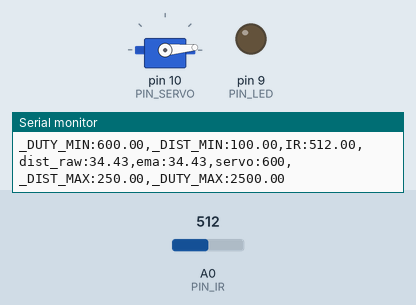
Simulated run of this sketch. Board: Arduino Uno, built with avr-gcc and run on an emulated ATmega328P. Shown: servo, output pins drawn as LEDs (lit = HIGH), the last lines printed to the serial monitor. Inputs (shaded band) come from the test bench; at power-on: A0 (PIN_IR) = 512.

Above: at 1.2 s.
1.3 s: A0 (PIN_IR) set to 354
2.8 s: A0 (PIN_IR) set to 332
At 3.5 s:
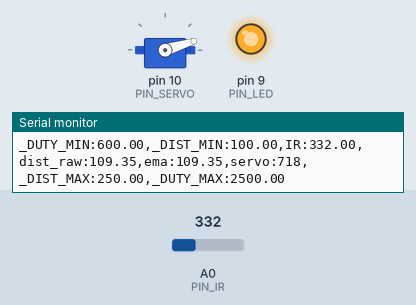
4.4 s: A0 (PIN_IR) set to 306
At 5.2 s:
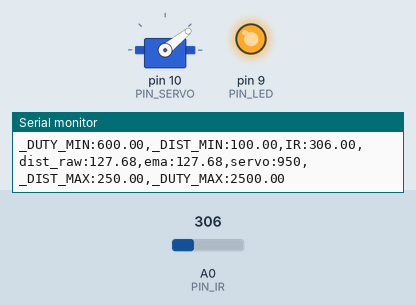
5.9 s: A0 (PIN_IR) set to 240
At 6.6 s:
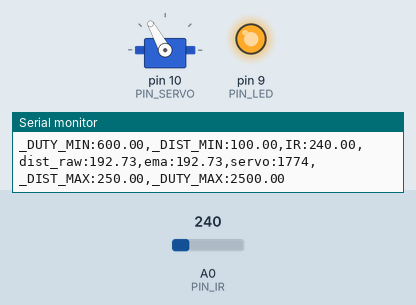
7.5 s: A0 (PIN_IR) set to 260
At 8.3 s:
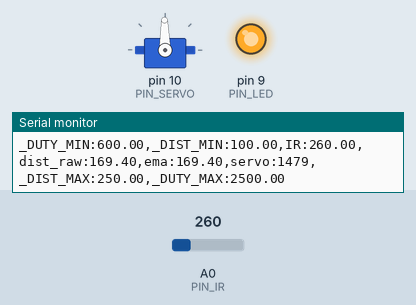
9.1 s: A0 (PIN_IR) set to 610
At 9.6 s:
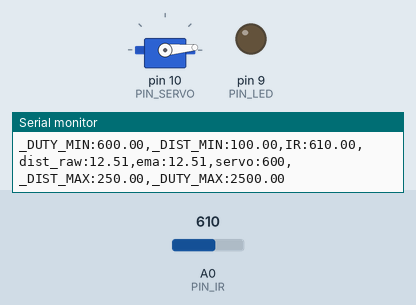
Timing chart, 0 to 11.6 s (numbered marks = the images above; inputs shaded):
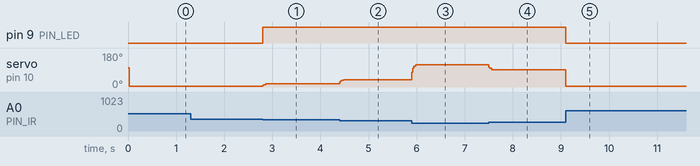

The sketch:

17_example_3.ino
```cpp
#include <Servo.h>

// Arduino pin assignment
#define PIN_IR    0       // IR sensor at Pin A0
#define PIN_LED   9
#define PIN_SERVO 10

#define _DUTY_MIN 600.0   // servo full clock-wise position (0 degree)
#define _DUTY_NEU 1600.0  // servo neutral position (90 degree)
#define _DUTY_MAX 2500.0  // servo full counter-clockwise position (180 degree)

#define _DIST_MIN  100.0  // minimum distance 100mm
#define _DIST_MAX  250.0  // maximum distance 250mm

#define EMA_ALPHA  0.5    // for EMA Filter

#define LOOP_INTERVAL 20  // Loop Interval (unit: msec)

Servo myservo;
unsigned long last_loop_time;   // unit: msec

float dist_ema = _DIST_MIN;
int duty = _DUTY_NEU;

void setup()
{
  pinMode(PIN_LED, OUTPUT);
  digitalWrite(PIN_LED, LOW); // LED OFF

  myservo.attach(PIN_SERVO);
  myservo.writeMicroseconds(duty);

  Serial.begin(1000000);    // 1,000,000 bps

  last_loop_time = millis();
}

void loop()
{
  unsigned long time_curr = millis();
  float a_value, dist_raw;

  // wait until next event time
  if (time_curr < (last_loop_time + LOOP_INTERVAL))
    return;
  last_loop_time = time_curr; // 루프가 실행될 때마다 last_loop_time을 현재 시간으로 갱신

  a_value = analogRead(PIN_IR);

  // a_value가 15.0 미만(스파이크 구간)이면, 계산을 건너뛰고 모터는 현 위치 유지
  if (a_value < 15.0) {
    digitalWrite(PIN_LED, LOW); // 범위 밖이므로 LED 끄기

  }
  else {

    dist_raw = ((6762.0 / (a_value - 9.0)) - 4.0) * 10.0 - 60.0;

    // LED 제어
    if ((dist_raw >= _DIST_MIN) && (dist_raw <= _DIST_MAX)) {
      digitalWrite(PIN_LED, HIGH); // LED ON
    }
    else {
      digitalWrite(PIN_LED, LOW);  // LED OFF
    }

    dist_ema = (EMA_ALPHA * dist_raw) + (1.0 - EMA_ALPHA) * dist_ema;


    float clamped_dist = dist_ema;
    if (clamped_dist < _DIST_MIN) {
        clamped_dist = _DIST_MIN;
    } else if (clamped_dist > _DIST_MAX) {
        clamped_dist = _DIST_MAX;
    }


    duty = (int)((clamped_dist - _DIST_MIN) * (_DUTY_MAX - _DUTY_MIN) / (_DIST_MAX - _DIST_MIN) + _DUTY_MIN);

    myservo.writeMicroseconds(duty);
  }


  // (스파이크가 무시될 땐, dist_raw, ema, duty는 이전 값을 출력함)
  Serial.print("_DUTY_MIN:");  Serial.print(_DUTY_MIN);
  Serial.print(",_DIST_MIN:"); Serial.print(_DIST_MIN);
  Serial.print(",IR:");        Serial.print(a_value);
  Serial.print(",dist_raw:");  Serial.print(dist_raw);
  Serial.print(",ema:");       Serial.print(dist_ema);
  Serial.print(",servo:");     Serial.print(duty); // 마지막으로 유효했던 duty 값
  Serial.print(",_DIST_MAX:"); Serial.print(_DIST_MAX);
  Serial.print(",_DUTY_MAX:"); Serial.print(_DUTY_MAX);
  Serial.println("");
}
```

Measured:
- the behaviour switches between 348 and 347 on A0 (PIN_IR) (found by bisection; images 0 and 1)
- after the input at 2.8 s, pin 9 (PIN_LED): LOW → HIGH at once; servo on pin 10 (PIN_SERVO): 5° → 17° at once
- after the input at 4.4 s, servo on pin 10 (PIN_SERVO): 17° → 39° at once
- after the input at 5.9 s, servo on pin 10 (PIN_SERVO): 39° → 119° at once
- after the input at 7.5 s, servo on pin 10 (PIN_SERVO): 119° → 91° at once
- after the input at 9.1 s, pin 9 (PIN_LED): HIGH → LOW at once; servo on pin 10 (PIN_SERVO): 91° → 5° at once
